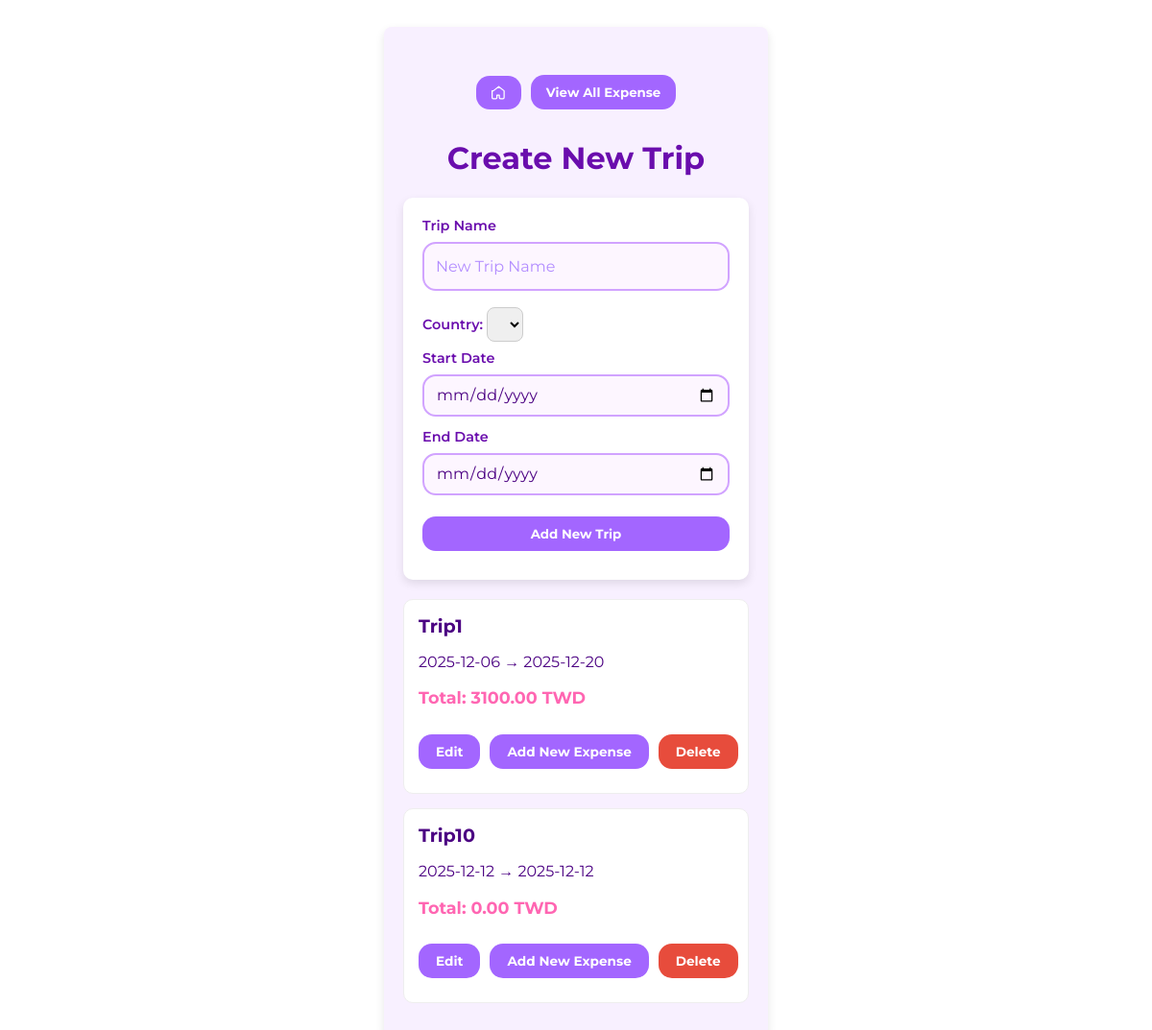
Before: /tripSelection with the older database file.
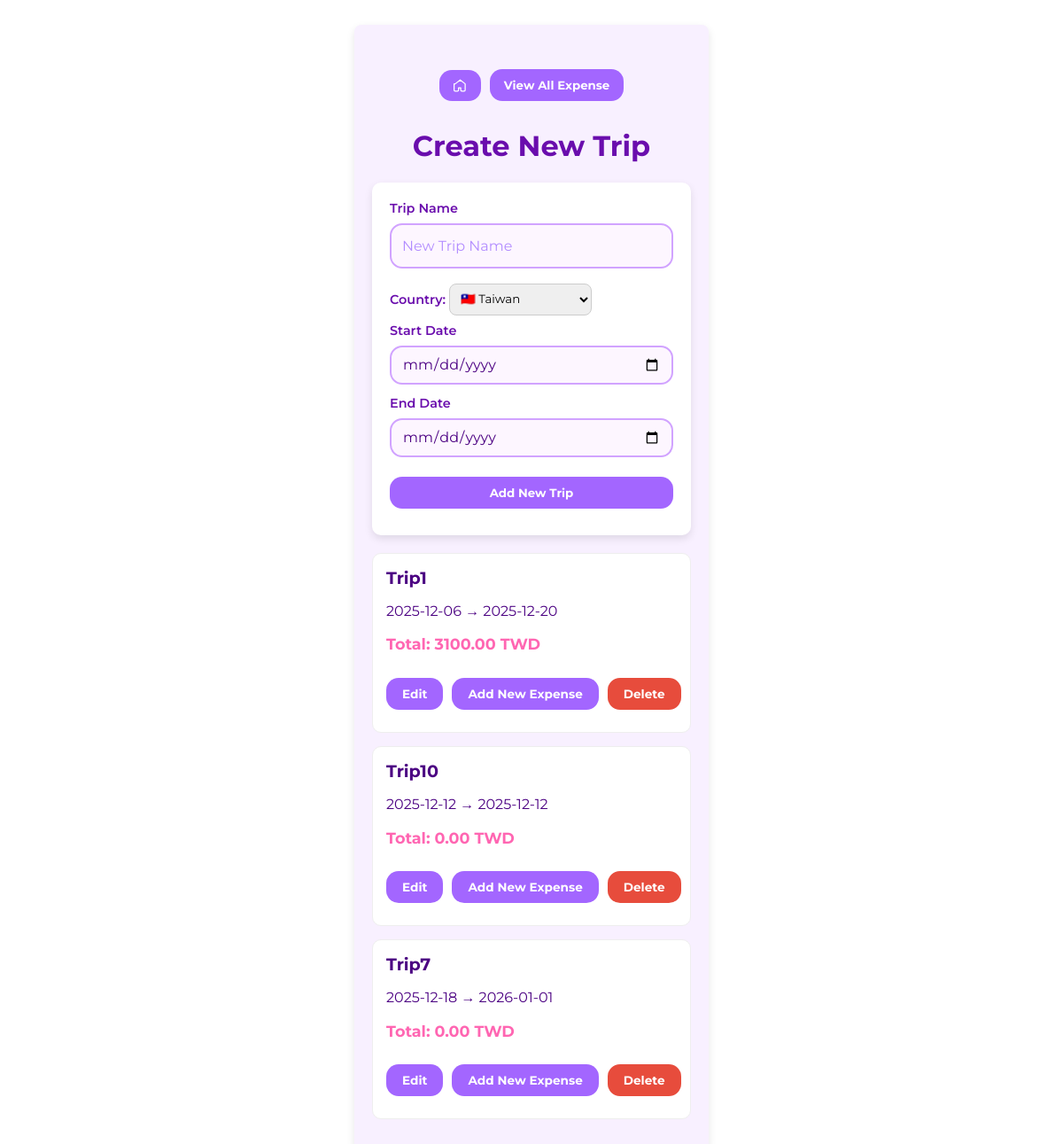
After: the same page with the newer database file.
### tables this page shows
CREATE TABLE trips (
                id INTEGER PRIMARY KEY,
                trip_name TEXT UNIQUE,
                start_date TEXT,
                end_date TEXT
            );

### app.py (the view, shortened to what this page needs)
@app.route('/tripSelection', methods=['GET', 'POST'])
def tripSelection():
    with sqlite3.connect(DB_FILE) as conn:
        c = conn.cursor()
        countries = []
        errors = False
        db_trip_name = ''
        ui_trip_name = ''
        start_date = ''
        end_date = ''
        c.execute('SELECT * FROM countries')
        for r in c.fetchall():
            countries.append({
                'id': r[0],
                'country_name': r[1],
                'country_code': r[2],
                'flag': country_flag(r[2])
            })
        c.execute('SELECT * FROM trips ORDER BY start_date')
        trips_list = c.fetchall()
        trips_with_total = []
        for trip in trips_list:
            trip_id = trip[0]
            c.execute('''
                SELECT SUM(e.amount * r.rate_to_base)
                FROM expenses e
                JOIN exchange_rates r ON e.currency_id = r.currency_id
                WHERE e.trip_id = ?
            ''', (trip_id,))
            row = c.fetchone()
            total_in_base = row[0] if row[0] is not None else 0
            trips_with_total.append({
                'id': trip_id,
                'trip_name': trip[1],
                'start_date': trip[2],
                'end_date': trip[3],
                'total_in_base': total_in_base
            })
        return render_template(
            'tripSelection.html',
            countries=countries,
            trips=trips_with_total,
            entered_trip_name=ui_trip_name,
            entered_start_date=start_date,
            entered_end_date=end_date
        )

### app.py (called while the page is built)
def country_flag(code):
    if not code or len(code) != 2:
        return ''
    return chr(0x1F1E6 + ord(code[0].upper()) - 65) + \
           chr(0x1F1E6 + ord(code[1].upper()) - 65)

### templates/tripSelection.html (shortened to what this page needs)
<!DOCTYPE html>
<html lang="en">
<head>
    <link rel="stylesheet" href="{{ url_for('static', filename='style.css') }}">
</head>
<body>
    <div class="container">
        <div class="button-row">
            <a href="{{ url_for('index') }}">
                <button class="btn btn-home">
                    <svg xmlns="http://www.w3.org/2000/svg" class="icon" fill="none" viewBox="0 0 24 24" stroke="currentColor">
                        <path stroke-linecap="round" stroke-linejoin="round" stroke-width="2"
                            d="M3 9l9-7 9 7v11a2 2 0 0 1-2 2h-4a2 2 0 0 1-2-2v-4H9v4a2 2 0 0 1-2 2H3a2 2 0 0 1-2-2V9z"/>
                    </svg>
                </button>
            </a>
            <a href="{{ url_for('viewExpense') }}">
                <button type="button" class="btn btn-equal">View All Expense</button>
            </a>
        </div>
        <h1>Create New Trip</h1>
        <form method="POST" class="form-box" id="trip-form" novalidate>
            <label>Trip Name</label>
            <input type="text" name="trip_name" class="input-field"
                placeholder="New Trip Name"
                value="{{ entered_trip_name|default('') }}">
            <label>
                Country:
                <select name="country_id">
                    {% for country in countries %}
                        <option value="{{ country.id }}" {% if selected_country == country.id %}selected{% endif %}>
                           {{ country.flag }} {{ country.country_name }}
                        </option>
                    {% endfor %}
                </select>
            </label>
            <label>Start Date</label>
            <input type="date" name="start_date" class="input-field"
                value="{{ entered_start_date|default('') }}">
            <label>End Date</label>
            <input type="date" name="end_date" class="input-field"
                value="{{ entered_start_date|default('') }}">
            <button type="submit" class="btn btn-submit">Add New Trip</button>
        </form>
        <ul class="trip-list">
            {% for trip in trips %}
            <li class="trip-card">
                <div class="trip-info">
                    <h3 class="trip-name">{{ trip.trip_name|title }}</h3>
                    <p class="trip-date">
                        {{ trip.start_date }} → {{ trip.end_date }}
                    </p>
                    <p class="trip-total">
                        Total: {{ "%.2f"|format(trip.total_in_base) }} TWD
                    </p>
                </div>
                <div class="trip-buttons">
                    <a href="{{ url_for('editTrip', trip_id=trip.id) }}" class="btn btn-submit">
                        Edit
                    </a>
                    <a href="{{ url_for('newExpense', trip_id=trip.id) }}" class="btn btn-submit">
                        Add New Expense
                    </a>
                    <button
                        type="button"
                        class="btn btn-delete"
                        data-id="{{ trip.id }}"
                        data-name="{{ trip.trip_name }}"
                    >
                        Delete
                    </button>
                </div>
            </li>
            {% endfor %}
        </ul>
    </div>
</body>
</html>

### static/style.css (style rules this page uses)
* { box-sizing: border-box; }
body { background-color: #fff; font-family: 'Montserrat', sans-serif; color: #4B0082; display: flex; justify-content: center; padding: 20px; }
button, input, select, textarea { font-family: inherit; }
.container { width: 100%; max-width: 400px; background-color: #f8f0ff; padding: 20px; border-radius: 8px; box-shadow: 0 4px 10px rgba(0, 0, 0, 0.1); box-sizing: border-box; }
h1 { text-align: center; color: #6a0dad; }
.form-box { display: flex; flex-direction: column; margin-bottom: 20px; }
label { margin-bottom: 10px; display: block; width: 100%; }
input, select { border-radius: 8px; border: 1px solid #ccc; }
select { padding: 8px; margin-top: 5px; }
.input-field, select.input-field { width: 100%; padding: 14px 12px; font-size: 1em; border-radius: 14px; border: 2px solid #d1a3ff; background-color: #fdf6ff; color: #4B0082; box-sizing: border-box; }
.input-field::placeholder { color: #b28cff; }
.form-box label { font-size: 0.9em; font-weight: 600; color: #6a0dad; margin-bottom: 8px; }
.form-box label + select, .form-box label + input { margin-bottom: 12px; }
.form-box { background-color: #fff; padding: 20px; border-radius: 10px; box-shadow: 0 4px 10px rgba(0,0,0,0.1); max-width: 500px; margin: 20px auto; }
input[type="date"] { width: 100%; max-width: 100%; min-width: 0; box-sizing: border-box; appearance: none; -webkit-appearance: none; -moz-appearance: none; display: block; }
input[type="date"].input-field { height: 44px; line-height: 1.2; }
.btn { background-color: #a366ff; color: white; border: none; padding: 10px 18px; margin: 10px 0; border-radius: 14px; cursor: pointer; font-weight: bold; text-decoration: none; white-space: nowrap; text-align: center; display: inline-block; }
.btn-delete { background-color: #e74c3c; color: white; border: none; cursor: pointer; }
.btn-submit { width: 100%; }
.button-row { display: flex; gap: 10px; justify-content: center; align-items: center; margin-top: 20px; }
.btn-home { padding: 10px 16px; display: flex; align-items: center; justify-content: center; }
.btn-home .icon { width: 15px; height: 15px; }
.btn-equal { flex: 1; padding: 10px 16px; }
.trip-list { list-style: none; padding: 0; margin: 0; }
.trip-card { background: white; border-radius: 10px; padding: 15px; margin-bottom: 15px; border: 1px solid #eee; transition: transform 0.2s, box-shadow 0.2s; }
.trip-date { display: flex; }
.trip-name { font-size: 1.2em; font-weight: bold; margin: 0; }
.trip-total { font-size: 1.1rem; font-weight: bold; color: #ff66b2; }
.trip-buttons { display: flex; gap: 10px; margin-top: 15px; width: 100%; align-items: center; }
.trip-buttons > .btn { font-size: 0.85rem; }
.trip-buttons a:nth-child(2) { flex-grow: 1; text-align: center; }

Changed rows visible on the page:
added trips: trip_name "Trip7", start_date "2025-12-18", end_date "2026-01-01", total_in_base "0.00"
Other visible differences:
form field country_id: (not shown) → "🇹🇼 Taiwan"
